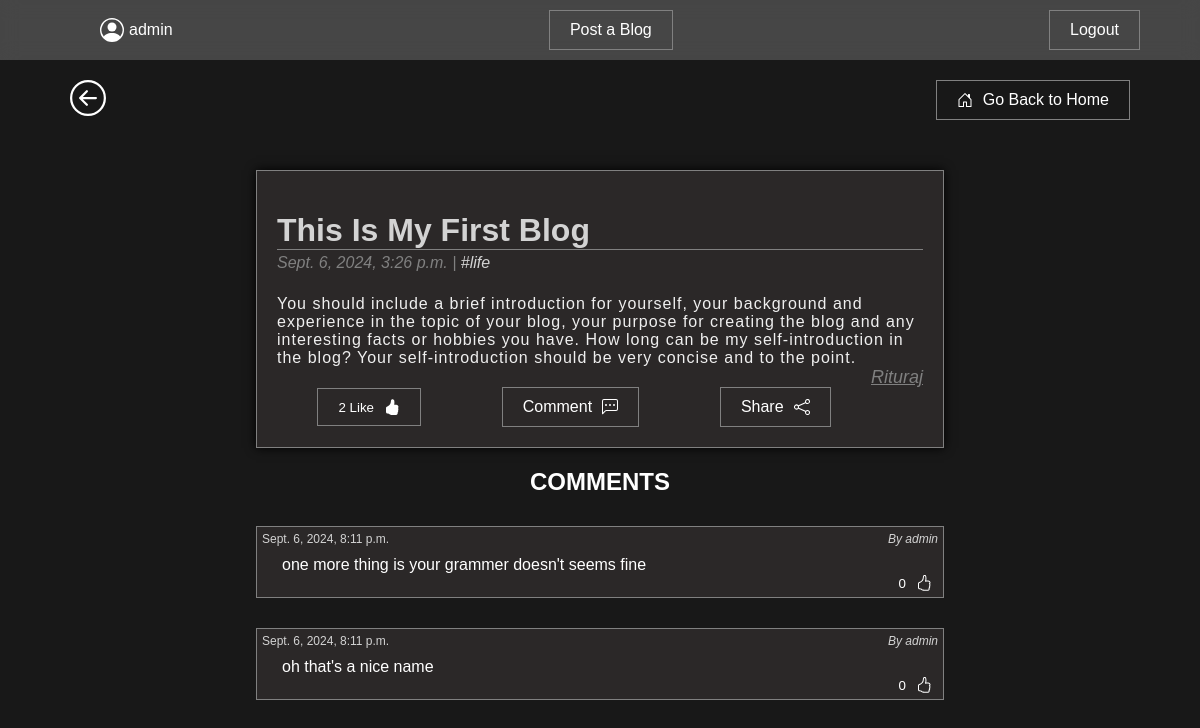
The page /blogs/6 (signed in) on the database as committed earlier.
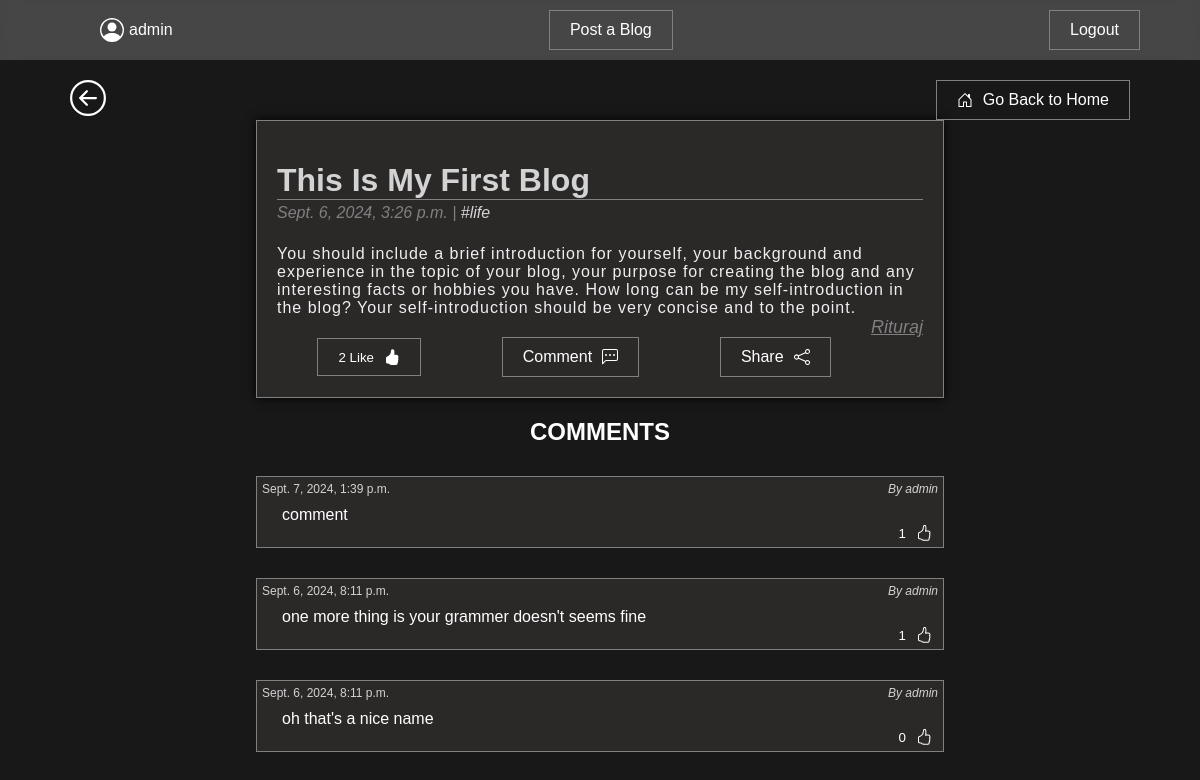
The same page on the database as committed later.
### blogs/models.py (models this page shows, shortened)
class Blog(models.Model):
    id = models.BigAutoField(primary_key=True, null=False)
    author = models.ForeignKey(User, on_delete=models.CASCADE)
    title = models.CharField(max_length=225)
    description = models.TextField()
    publish_on = models.DateTimeField(auto_now_add=True)
    likes = models.ManyToManyField(User, related_name='blogpost_like', blank=True)
    tags = models.ManyToManyField("Tag", related_name="blogs")
    def number_of_likes(self):
        return self.likes.count()

class Tag(models.Model):
    name = models.CharField(max_length=30)
    class Meta:
        verbose_name_plural = "tags"

class Comment(models.Model):
    author = models.CharField(max_length=60)
    body = models.TextField()
    created_on = models.DateTimeField(auto_now_add=True)
    likes = models.ManyToManyField(User, related_name='comment_like', blank=True)
    post = models.ForeignKey("Blog", on_delete=models.CASCADE)
    def number_of_likes(self):
        return self.likes.count()

### blogs/views.py (the view)
# urls.py: path("blogs/<int:id>", views.detail_view, name="blog"),
@login_required(login_url="/login")
def detail_view(request, id):
    user = request.user.username
    blog = Blog.objects.all().filter(id__iexact=id)
    comments = Comment.objects.all().filter(post=id).order_by("-created_on")
    likes_connected = get_object_or_404(Blog, id=id)
    liked = False
    if likes_connected.likes.filter(id=request.user.id).exists():
        liked = True
    context = {
        "blogs": blog,
        "username": user,
        "comments": comments,
        "post_is_liked": liked
    }
    return render(request, "authentication/detail.html", context=context)

### blogs/templates/authentication/detail.html (shortened to what this page needs)
{% extends "pages/master.html" %}
{% block content %}
    <div class="content">
        {% if blogs %}
            {% for blog in blogs %}
                <div class="blog" href="/blogs/{{ blog.id }}">
                    <h1 class="blog-title"><a href="/blogs/{{ blog.id }}" class="blog-title"> {{ blog.title }}</a></h1>
                    <div class="blog-date"> {{ blog.publish_on }} |
                        {% for tag in blog.tags.all %}
                            <a href="{% url 'blog_category' tag.name %}">
                                #{{ tag.name }}
                            </a>
                        {% endfor %}
                    </div>
                    <div class="blog-desc"> {{ blog.description }}</div>
                    <a href="{% url 'author_blog' blog.author %}" class="blog-author"> {{ blog.author }}</a>
                    <div class="blog-buttons">
                        {% if user.is_authenticated %}
                           <form action="{% url 'blogpost_like' blog.id %}" method="POST">
                               {% if post_is_liked %}
                                    <button class="designer-button" type="submit" name="blogpost_id" value={{blog.id}}>
                                        {{blog.number_of_likes }} Like
                                    </button>
                                {% endif %}
                           </form>
                        {% endif %}
                        <div class="designer-button" onclick="addComment({{ blog.id }})">
                            <div>Comment</div>
                        </div>
                        <div class="designer-button" onclick="composeEmail('http://127.0.0.1:8000/blogs/{{ blog.id }}')">
                            <div>Share</div>
                        </div>
                    </div>
                </div>
            {% endfor %}
        {% endif %}
        <h2 style="margin: 0;">COMMENTS</h2>
                {% for comment in comments %}
                    <div class="comment">
                        <div class="comment-date">
                            {{comment.created_on }} <span style="font-style: italic; float: right;">By {{comment.author }}</span>
                        </div>
                        <div class="comment-body">
                            {{comment.body }}
                        </div>
                        {% if user.is_authenticated %}
                            {% for blog in blogs %}
                            <form action="{% url 'comment_like' comment.pk %}" method="POST">
                                <button class="comment-like-button" type="submit" name="comment_id" value={{comment.pk}}>
                                    {{comment.number_of_likes }}
                                </button>
                              </form>
                            {% endfor %}
                        {% endif %}
                    </div>
                {% endfor %}
    </div>
{% endblock %}

Rows that differ between the two databases and show on the page:
added Comment: created_on "Sept. 7, 2024, 1:39 p.m.", author "admin", body "comment", number_of_likes "1"
computed for Comment "one more thing is your grammer doesn't seems fine": number_of_likes "0" → "1"
